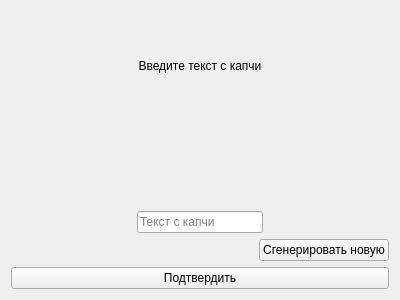
<?xml version="1.0" encoding="UTF-8"?>
<ui version="4.0">
 <class>Form</class>
 <widget class="QWidget" name="Form">
  <property name="enabled">
   <bool>true</bool>
  </property>
  <property name="geometry">
   <rect>
    <x>0</x>
    <y>0</y>
    <width>400</width>
    <height>300</height>
   </rect>
  </property>
  <property name="minimumSize">
   <size>
    <width>400</width>
    <height>300</height>
   </size>
  </property>
  <property name="maximumSize">
   <size>
    <width>400</width>
    <height>300</height>
   </size>
  </property>
  <property name="windowTitle">
   <string>Ввод капчи</string>
  </property>
  <layout class="QVBoxLayout" name="verticalLayout_2">
   <item>
    <layout class="QVBoxLayout" name="verticalLayout">
     <item>
      <widget class="QLabel" name="label">
       <property name="text">
        <string>Введите текст с капчи</string>
       </property>
       <property name="alignment">
        <set>Qt::AlignCenter</set>
       </property>
      </widget>
     </item>
     <item>
      <widget class="QLabel" name="capcha_label">
       <property name="enabled">
        <bool>true</bool>
       </property>
       <property name="minimumSize">
        <size>
         <width>380</width>
         <height>59</height>
        </size>
       </property>
       <property name="maximumSize">
        <size>
         <width>380</width>
         <height>59</height>
        </size>
       </property>
       <property name="baseSize">
        <size>
         <width>500</width>
         <height>500</height>
        </size>
       </property>
       <property name="styleSheet">
        <string notr="true"/>
       </property>
       <property name="text">
        <string/>
       </property>
      </widget>
     </item>
     <item>
      <spacer name="verticalSpacer">
       <property name="orientation">
        <enum>Qt::Vertical</enum>
       </property>
       <property name="sizeType">
        <enum>QSizePolicy::Maximum</enum>
       </property>
       <property name="sizeHint" stdset="0">
        <size>
         <width>20</width>
         <height>20</height>
        </size>
       </property>
      </spacer>
     </item>
     <item>
      <layout class="QHBoxLayout" name="horizontalLayout_2">
       <item>
        <spacer name="horizontalSpacer_2">
         <property name="orientation">
          <enum>Qt::Horizontal</enum>
         </property>
         <property name="sizeHint" stdset="0">
          <size>
           <width>40</width>
           <height>20</height>
          </size>
         </property>
        </spacer>
       </item>
       <item>
        <widget class="QLineEdit" name="capcha_edit">
         <property name="maxLength">
          <number>10</number>
         </property>
         <property name="placeholderText">
          <string>Текст с капчи</string>
         </property>
        </widget>
       </item>
       <item>
        <spacer name="horizontalSpacer_3">
         <property name="orientation">
          <enum>Qt::Horizontal</enum>
         </property>
         <property name="sizeHint" stdset="0">
          <size>
           <width>40</width>
           <height>20</height>
          </size>
         </property>
        </spacer>
       </item>
      </layout>
     </item>
     <item>
      <layout class="QHBoxLayout" name="horizontalLayout">
       <item>
        <spacer name="horizontalSpacer">
         <property name="orientation">
          <enum>Qt::Horizontal</enum>
         </property>
         <property name="sizeHint" stdset="0">
          <size>
           <width>40</width>
           <height>20</height>
          </size>
         </property>
        </spacer>
       </item>
       <item>
        <widget class="QPushButton" name="generate_new_btn">
         <property name="text">
          <string>Сгенерировать новую</string>
         </property>
        </widget>
       </item>
      </layout>
     </item>
    </layout>
   </item>
   <item>
    <widget class="QPushButton" name="confirm_button">
     <property name="text">
      <string>Подтвердить</string>
     </property>
    </widget>
   </item>
  </layout>
 </widget>
 <resources/>
 <connections/>
</ui>
